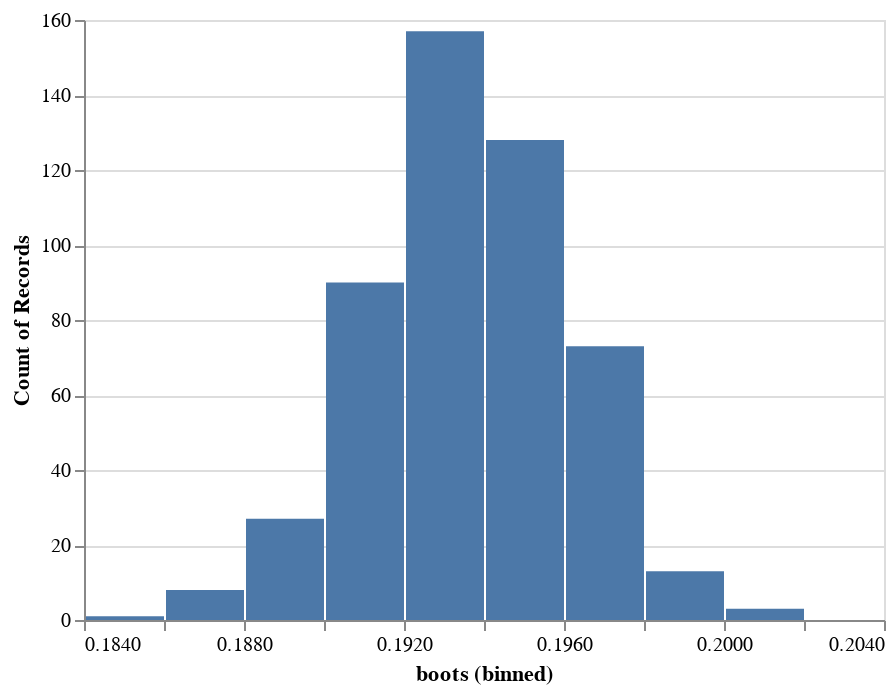

Here is the notebook cell this chart was saved with:
### Markdown cell above
The mean of the the set of 500 bootstrapped means from 'song.hotness' was 0.1937. This is not a "better" estimate for the mean, but it is nice to see that they are very very similar.

### Code cell
bootstrapped_means = pd.DataFrame(bootstrapped_means, columns = ['boots'], dtype=float)
alt.Chart(bootstrapped_means).mark_bar().encode(
alt.X('boots:Q', bin = True), 
alt.Y('count(*):Q'))

### Figure 1 — Vega-Lite specification as saved in the notebook (floating-point values rounded to 4 significant figures; data arrays with more than 128 entries replaced by an {"elided": "..."} marker saying what was removed)
{"$schema": "https://vega.github.io/schema/vega-lite/v2.json", "config": {"view": {"height": 300, "width": 400}}, "data": {"values": {"elided": "500 records"}}, "encoding": {"x": {"bin": true, "field": "boots", "type": "quantitative"}, "y": {"aggregate": "count", "field": "*", "type": "quantitative"}}, "mark": "bar"}
